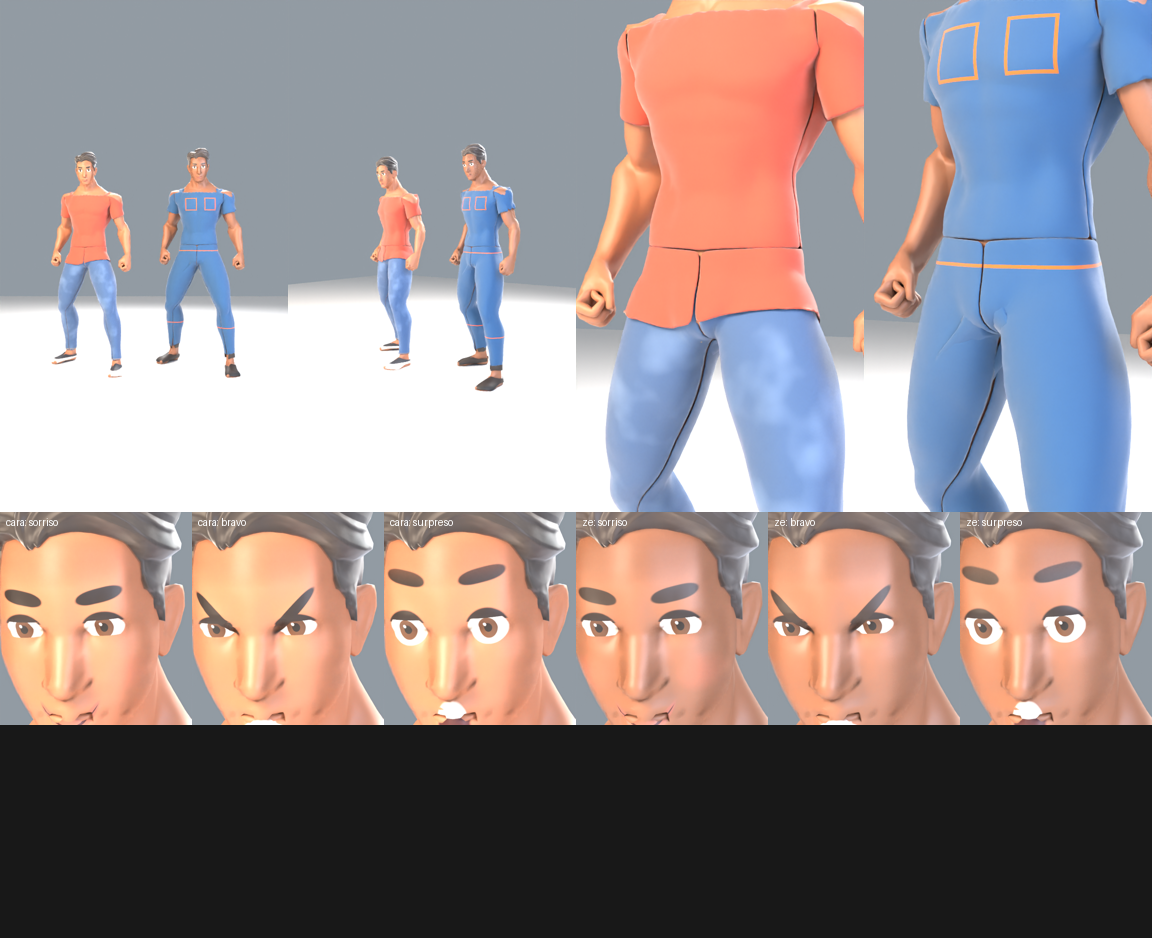

This figure's Python source:
"""Prova dos personagens Quaternius (motor3d/personagem_q.py): o cara e o Zé, de frente e 3/4, close da cintura e
do rosto (3 expressões). Saída: personagens_q.png.   AMOSTRAS=10 ~/.venv-video/bin/python personagens_q.py"""
import os, sys, math, time
AQUI = os.path.dirname(os.path.abspath(__file__))
sys.path.insert(0, os.path.join(AQUI, "..", "..", "motor3d"))
import bpy
from mathutils import Vector
import motor as mt
import personagem_q as pq

A = int(os.environ.get("AMOSTRAS", 10))
sc = mt.setup(1, samples=A, res=(576, 1024))
sc.view_settings.view_transform = "Standard"
sc.view_settings.exposure = -0.6
w = bpy.data.worlds.new("w"); sc.world = w; w.use_nodes = True
w.node_tree.nodes["Background"].inputs["Color"].default_value = mt.lin("#B9C4CE")
w.node_tree.nodes["Background"].inputs["Strength"].default_value = 0.9
chao = mt.box("chao", -6, 6, -6, 6, -0.01, 0, None)
m = bpy.data.materials.new("chao"); m.use_nodes = True
m.node_tree.nodes["Principled BSDF"].inputs["Base Color"].default_value = mt.lin("#8E9399")
chao.data.materials.append(m)
for pos, e, cor in (((-2.2, -3.0, 3.2), 900, "#FFE8D0"), ((2.6, -2.0, 2.2), 350, "#DCE6FF"), ((0.5, 2.5, 3.0), 500, "#FFFFFF")):
    d = bpy.data.lights.new("a", "AREA"); d.energy, d.size = e, 2.0; d.color = mt.lin(cor)[:3]
    o = mt.link(bpy.data.objects.new("a", d)); o.location = pos
    o.rotation_mode = "QUATERNION"; o.rotation_quaternion = (Vector((0, 0, 1.0)) - Vector(pos)).to_track_quat("-Z", "Y")
t0 = time.time()
Q = pq.personagem("cara"); pq.colocar(Q, (-0.45, 0, 0))
Z = pq.personagem("ze"); pq.colocar(Z, (0.45, 0, 0))
# pose de repouso (T-pose do arquivo) → parado da biblioteca, quadro fixo
for P in (Q, Z):
    pq._acoes_ual(P)
    import animacao_pronta as ap
    ap.aplicar_acao(P, "Idle_Loop")
print("montagem: %.1fs" % (time.time() - t0))
cd = bpy.data.cameras.new("c"); cam = mt.link(bpy.data.objects.new("c", cd)); sc.camera = cam
al = mt.empty("al", (0, 0, 1)); ct = cam.constraints.new("TRACK_TO"); ct.target = al
ct.track_axis, ct.up_axis = "TRACK_NEGATIVE_Z", "UP_Y"
V = {"cara": Q, "ze": Z}
tomadas = [("frente", (0, -4.6, 1.05), (0, 0, 0.92), 40),
           ("tres_quartos", (2.9, -3.6, 1.2), (0, 0, 0.92), 40),
           ("cintura", (-0.1, -1.5, 1.05), (-0.45, 0, 0.98), 60),
           ("cintura_ze", (1.05, -1.4, 1.05), (0.45, 0, 0.98), 60)]
out = []
sc.frame_set(10)
for nome, c, a, lens in tomadas:
    cam.location, al.location, cd.lens = c, a, lens
    sc.render.filepath = os.path.join(AQUI, f"_pq_{nome}.png")
    t = time.time(); bpy.ops.render.render(write_still=True); print(nome, "%.1fs" % (time.time() - t))
    out.append(sc.render.filepath)
# rostos: 3 expressões em cada um
for exp in ("sorriso", "bravo", "surpreso"):
    for P, x in ((Q, -0.45), (Z, 0.45)):
        for k, v in dict(abre_olho=1.0, sobr_alt=0.0, sobr_inc=0.0, sorriso=0.15, aperta=0.0, boca_aberta=0.0,
                         boca_larg=0.0, boca_redonda=0.0, **{}).items():
            P["rosto"][k].outputs[0].default_value = v
        for k, v in pq.ba.EXPRESSOES[exp].items():
            P["rosto"][k].outputs[0].default_value = v
    for P, x, nm in ((Q, -0.45, "cara"), (Z, 0.45, "ze")):
        h = P["arm"].matrix_world @ P["arm"].pose.bones["Head"].head
        cam.location, al.location, cd.lens = h + Vector((0.12, -0.75, 0.12)), h + Vector((0, 0, 0.08)), 85
        sc.render.filepath = os.path.join(AQUI, f"_pq_rosto_{nm}_{exp}.png")
        bpy.ops.render.render(write_still=True)
from PIL import Image, ImageDraw
W = 288
def ab(p, crop=None):
    im = Image.open(p).convert("RGB")
    return im.resize((W, 512))
lin1 = [ab(out[0]), ab(out[1]), ab(out[2]), ab(out[3])]
rost = []
for nm in ("cara", "ze"):
    for exp in ("sorriso", "bravo", "surpreso"):
        im = Image.open(os.path.join(AQUI, f"_pq_rosto_{nm}_{exp}.png")).convert("RGB").crop((0, 192, 576, 832)).resize((192, 213))
        ImageDraw.Draw(im).text((6, 4), f"{nm}: {exp}", fill=(255, 255, 255))
        rost.append(im)
folha = Image.new("RGB", (W * 4, 512 + 213 * 2), (24, 24, 24))
for k, im in enumerate(lin1):
    folha.paste(im, (k * W, 0))
for k, im in enumerate(rost):
    folha.paste(im, ((k % 6) * 192, 512 + (k // 6) * 213))
folha.save(os.path.join(AQUI, "personagens_q.png"))
for f in os.listdir(AQUI):
    if f.startswith("_pq_"):
        os.remove(os.path.join(AQUI, f))
print("ok")
